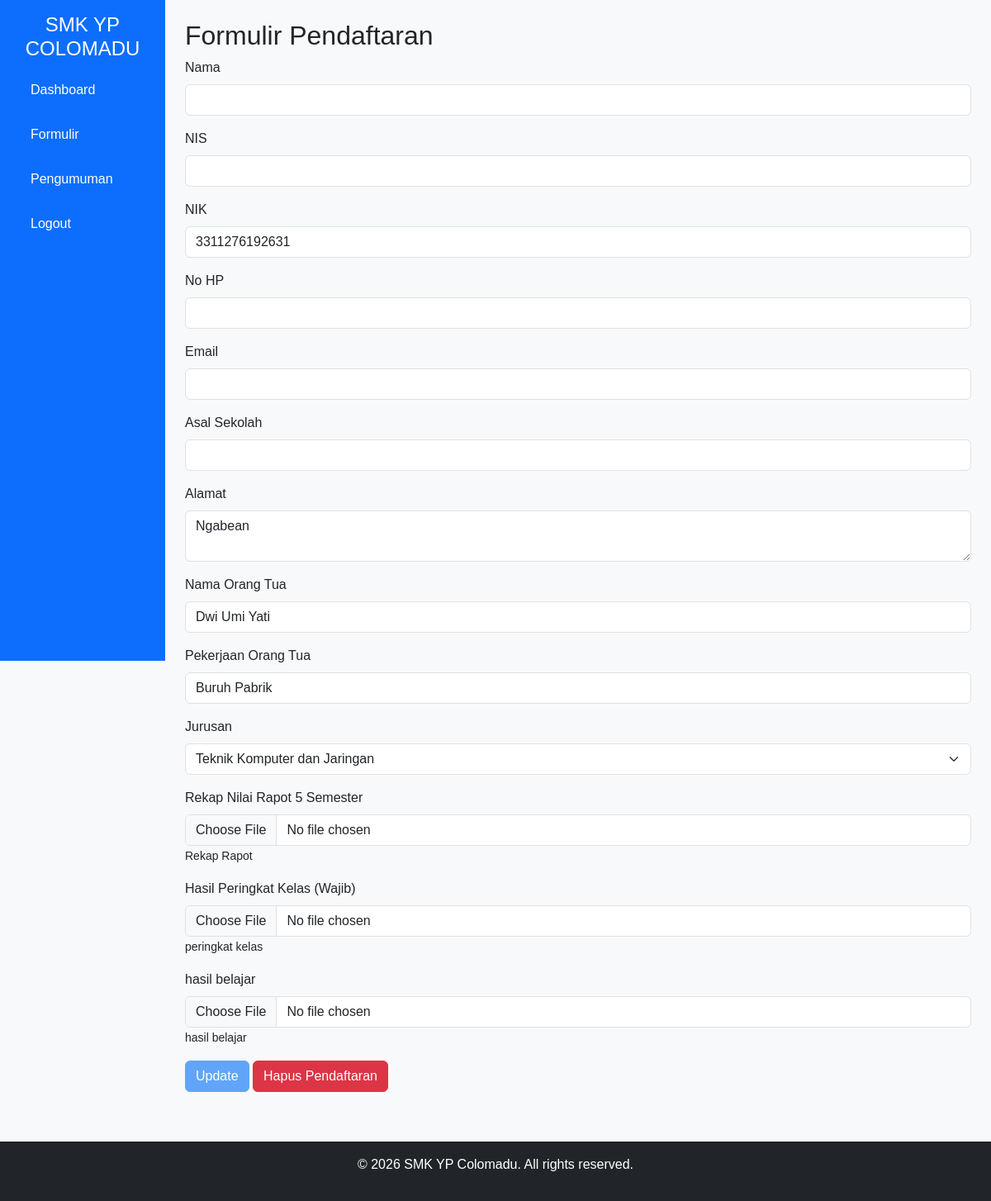
The app's page /siswa/formulir.php (signed in) with its own data.
### tables this page shows
CREATE TABLE `pendaftaran` (
  `id` int NOT NULL,
  `user_id` int NOT NULL,
  `nik` varchar(16) NOT NULL,
  `alamat` text NOT NULL,
  `nama_ortu` varchar(100) NOT NULL,
  `pekerjaan_ortu` varchar(100) NOT NULL,
  `jurusan` varchar(100) NOT NULL,
  `berkas_path` varchar(255) NOT NULL,
  `nohp` varchar(15) DEFAULT NULL,
  `email` varchar(100) DEFAULT NULL,
  `status` enum('menunggu','valid','revisi','diterima','ditolak') DEFAULT 'menunggu',
  `created_at` timestamp NOT NULL DEFAULT CURRENT_TIMESTAMP
);

CREATE TABLE `persyaratan` (
  `id` int NOT NULL,
  `nama_persyaratan` varchar(255) NOT NULL,
  `deskripsi` text,
  `wajib` tinyint(1) DEFAULT '1',
  `created_at` timestamp NULL DEFAULT CURRENT_TIMESTAMP
);

### siswa/formulir.php (the view, shortened to what this page needs)
<?php
require '../config/database.php';
$user_id = $_SESSION['user_id'];
try {
    $pendaftaran = $db->prepare("SELECT * FROM pendaftaran WHERE user_id = ?");
    $pendaftaran->execute([$user_id]);
    $existing = $pendaftaran->fetch(PDO::FETCH_ASSOC);
} catch (PDOException $e) {
    $error = "Terjadi kesalahan saat mengambil data pendaftaran: " . $e->getMessage();
    file_put_contents('../logs/error.log', date('Y-m-d H:i:s') . ': ' . $e->getMessage() . PHP_EOL, FILE_APPEND);
}
$persyaratan = $db->query("SELECT * FROM persyaratan")->fetchAll(PDO::FETCH_ASSOC);
?>
<!DOCTYPE html>
<html lang="id">
<head>
    <link href="https://cdn.jsdelivr.net/npm/bootstrap@5.3.2/dist/css/bootstrap.min.css" rel="stylesheet">
    <link href="../assets/css/style.css" rel="stylesheet">
</head>
<body class="bg-light">
    <div class="container-fluid">
        <div class="row">
            <?php include '../includes/sidebar_siswa.php'; ?>
            <main class="col-md-9 ms-sm-auto col-lg-10 px-md-4">
                <h2 class="mt-4">Formulir Pendaftaran</h2>
                <form method="POST" enctype="multipart/form-data">
                    <div class="mb-3">
                        <label for="nama" class="form-label">Nama</label>
                        <input type="text" class="form-control" id="nama" name="nama" value="<?php echo isset($nama) ? htmlspecialchars($nama) : ($existing['nama'] ?? ''); ?>" required>
                    </div>
                    <div class="mb-3">
                        <label for="nis" class="form-label">NIS</label>
                        <input type="text" class="form-control" id="nis" name="nis" value="<?php echo isset($nis) ? htmlspecialchars($nis) : ($existing['nis'] ?? ''); ?>" required>
                    </div>
                    <div class="mb-3">
                        <label for="nik" class="form-label">NIK</label>
                        <input type="text" class="form-control" id="nik" name="nik" value="<?php echo isset($nik) ? htmlspecialchars($nik) : ($existing['nik'] ?? ''); ?>" required>
                    </div>
                    <div class="mb-3">
                        <label for="nohp" class="form-label">No HP</label>
                        <input type="text" class="form-control" id="nohp" name="nohp" value="<?php echo isset($nohp) ? htmlspecialchars($nohp) : ($existing['nohp'] ?? ''); ?>" required>
                    </div>
                    <div class="mb-3">
                        <label for="email" class="form-label">Email</label>
                        <input type="email" class="form-control" id="email" name="email" value="<?php echo isset($email) ? htmlspecialchars($email) : ($existing['email'] ?? ''); ?>" required>
                    </div>
                    <div class="mb-3">
                        <label for="asal_sekolah" class="form-label">Asal Sekolah</label>
                        <input type="text" class="form-control" id="asal_sekolah" name="asal_sekolah" value="<?php echo isset($asal_sekolah) ? htmlspecialchars($asal_sekolah) : ($existing['asal_sekolah'] ?? ''); ?>" required>
                    </div>
                    <div class="mb-3">
                        <label for="alamat" class="form-label">Alamat</label>
                        <textarea class="form-control" id="alamat" name="alamat" required><?php echo isset($alamat) ? htmlspecialchars($alamat) : ($existing['alamat'] ?? ''); ?></textarea>
                    </div>
                    <div class="mb-3">
                        <label for="nama_ortu" class="form-label">Nama Orang Tua</label>
                        <input type="text" class="form-control" id="nama_ortu" name="nama_ortu" value="<?php echo isset($nama_ortu) ? htmlspecialchars($nama_ortu) : ($existing['nama_ortu'] ?? ''); ?>" required>
                    </div>
                    <div class="mb-3">
                        <label for="pekerjaan_ortu" class="form-label">Pekerjaan Orang Tua</label>
                        <input type="text" class="form-control" id="pekerjaan_ortu" name="pekerjaan_ortu" value="<?php echo isset($pekerjaan_ortu) ? htmlspecialchars($pekerjaan_ortu) : ($existing['pekerjaan_ortu'] ?? ''); ?>" required>
                    </div>
                    <div class="mb-3">
                        <label for="jurusan" class="form-label">Jurusan</label>
                        <select class="form-select" id="jurusan" name="jurusan" required>
                            <option value="TKJ" <?php echo (isset($jurusan) ? $jurusan : ($existing['jurusan'] ?? '')) == 'TKJ' ? 'selected' : ''; ?>>Teknik Komputer dan Jaringan</option>
                        </select>
                    </div>
                    <?php foreach ($persyaratan as $p): ?>
                        <div class="mb-3">
                            <label for="berkas_<?php echo $p['id']; ?>" class="form-label"><?php echo htmlspecialchars($p['nama_persyaratan']); ?> <?php echo $p['wajib'] ? '(Wajib)' : ''; ?></label>
                            <input type="file" class="form-control" id="berkas_<?php echo $p['id']; ?>" name="berkas_<?php echo $p['id']; ?>" accept="application/pdf" <?php echo $p['wajib'] ? 'required' : ''; ?>>
                            <small><?php echo htmlspecialchars($p['deskripsi'] ?? ''); ?></small>
                        </div>
                    <?php endforeach; ?>
                    <button type="submit" class="btn btn-primary"><?php echo $existing ? 'Update' : 'Daftar'; ?></button>
                    <?php if ($existing): ?>
                        <form method="POST" class="d-inline">
                            <button type="submit" name="delete" class="btn btn-danger">Hapus Pendaftaran</button>
                        </form>
                    <?php endif; ?>
                </form>
            </main>
        </div>
    </div>
    <?php include '../includes/footer.php'; ?>
</body>
</html>

### assets/css/style.css (style rules this page uses)
body { background-color: #F3F4F6; font-family: Arial, sans-serif; display: flex; flex-direction: column; min-height: 100vh; margin: 0; }
.container-fluid { flex: 1; display: flex; flex-direction: column; }
main { flex: 1; padding-bottom: 60px; }
.btn-primary { background-color: #60A5FA; border-color: #60A5FA; }

### records on screen
pendaftaran: nik "3311276192631", alamat "Ngabean", nama_ortu "Dwi Umi Yati", pekerjaan_ortu "Buruh Pabrik"
persyaratan: nama_persyaratan "Rekap Nilai Rapot 5 Semester", deskripsi "Rekap Rapot"
persyaratan: nama_persyaratan "Hasil Peringkat Kelas", shows "(Wajib)", deskripsi "peringkat kelas"
persyaratan: nama_persyaratan "hasil belajar", deskripsi "hasil belajar"
